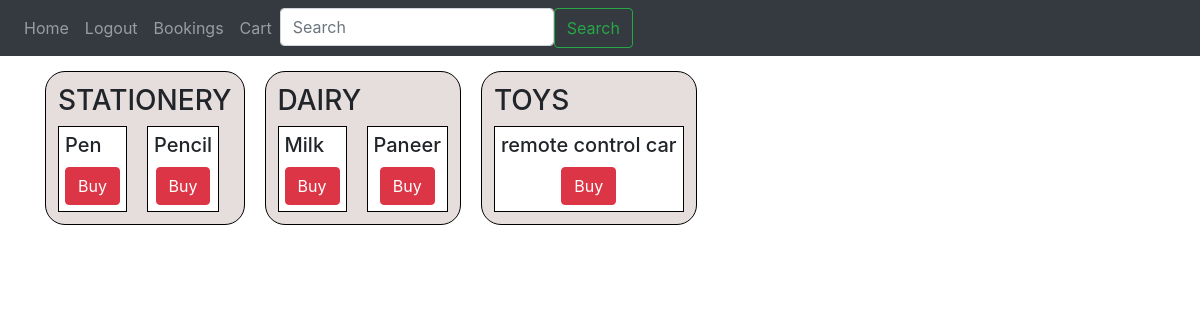
The app's page /usermain (signed in) with its own data.
### Webapp/models.py (models this page shows)
class Category(db.Model):
    id=db.Column(db.Integer, primary_key=True)
    name=db.Column(db.String(100))
    categorys = db.relationship('Product', backref='category')

class Product(db.Model):
    id=db.Column(db.Integer, primary_key=True)
    name=db.Column(db.String(100))
    expirydate=db.Column(db.String(100))
    price=db.Column(db.Integer)
    quantity=db.Column(db.Integer)
    category_id = db.Column(db.Integer, db.ForeignKey('category.id'))
    products = db.relationship('Userbook', backref='product')

### Webapp/auth.py (the view)
@auth.route('/usermain', methods=['get', 'post'])
@login_required
def usermain():
    cat = Category.query.all()
    var = 'true'
    pro = Product.query.all()
    return render_template("userend.html", cat=cat, pro=pro, var=var, user=current_user)

### Webapp/__init__.py (called while the page is built)
def create_app():
    app = Flask(__name__,instance_relative_config=True)
    app.config['SECRET_KEY'] = 'My secret key'
    app.config['SQLALCHEMY_DATABASE_URI'] = f'sqlite:///{DB_Name}'
    db.init_app(app)
    from .api import apis
    from .auth import auth
    app.register_blueprint(apis, url_prefix = '/')
    app.register_blueprint(auth, url_prefix = '/')
    from .models import User
    login_manager = LoginManager()
    login_manager.login_view = 'auth.Login'
    login_manager.init_app(app)
    @login_manager.user_loader
    def load_user(id):
        return User.query.get(int(id))
    with app.app_context():
        db.create_all()
    return app

### Webapp/templates/userend.html (shortened to what this page needs)
{% extends "base.html" %}
{% block content %}
  <body>
        <div class="container">
          <div class="row mainDiv">
            {% for cat1 in cat%}
            <div class="venueDiv">
              <div class="venueBox">
          <h3>{{cat1.name}}</h3>
          {% if pro%}
            <div class="hk">
            {% for pro1 in pro %}
              {% if pro1.category_id==cat1.id%}
              <div class="venueInnerbox">
              <h5>{{pro1.name}}</h5>
              {% if pro1.quantity!=0 %}
                <div class="venueFooter"><a href="/bookticket/{{pro1.id}}/{{cat1.id}}"><button type="button" class="btn btn-danger">Buy</button></a></div>
              {% else %}
              <div class="venueFooter"><button type="button" class="btn btn-secondary">Out Of Stock</button></div>
              {% endif %}
              </div>
                  {% endif%}
                      {% endfor %}
            </div>
                      {% else %}
              <p>No show created</p>
                  {% endif%}
              </div>
              </div>
            {% endfor %}
          </div>
        </div>
  </body>
</html>
{% endblock %}

### Webapp/static/groceryStore.css (style rules this page uses)
.venueBox { border: 1px solid black; padding: 12px; border-radius: 20px; background-color: #e6dddd; }
.venueFooter { margin-top: 10px; display: flex; justify-content: space-around; }
.venueInnerbox { border: 1px solid black; padding: 6px; background-color: white; width: max-content; }
.hk { display:flex; gap: 20px; }
.mainDiv { display: flex; gap: 20px; margin-top: 15px; }

### records on screen
Category: name "STATIONERY"
Product: name "Pen"
Product: name "Pencil"
Category: name "DAIRY"
Product: name "Milk"
Product: name "Paneer"
Category: name "TOYS"
Product: name "remote control car"
